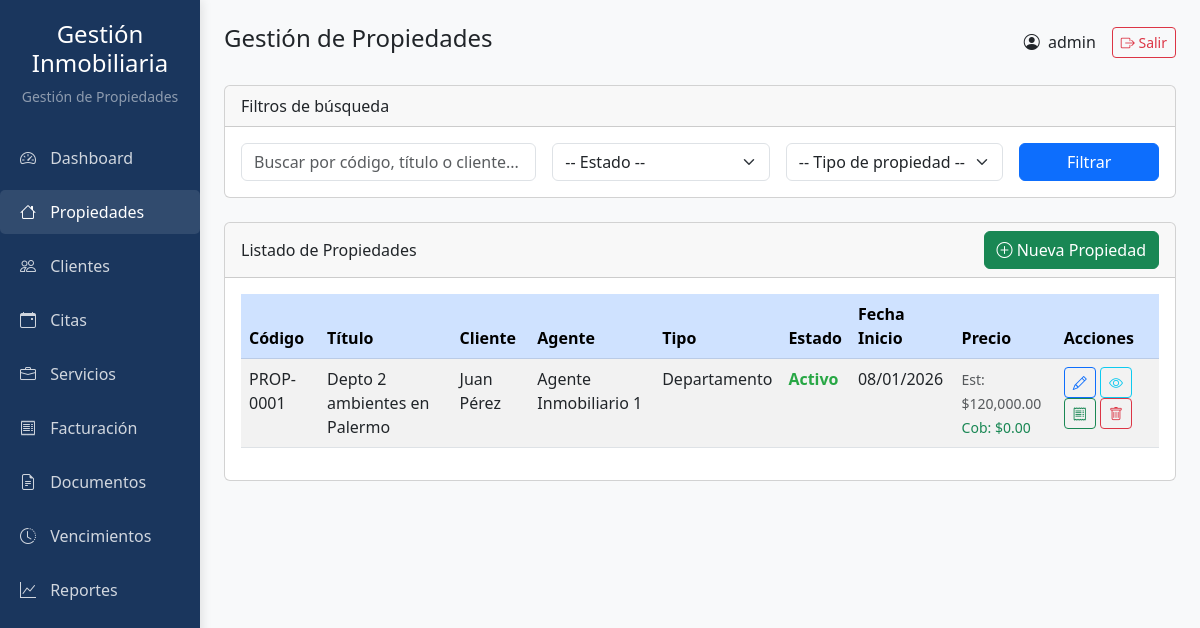
Screenshot of /admin/casos.php (signed in) with the database file from the repository.
### tables this page shows
CREATE TABLE casos (
    id INT AUTO_INCREMENT PRIMARY KEY,
    numero_expediente VARCHAR(50) UNIQUE NOT NULL,  
    cliente_id INT NOT NULL,                        
    abogado_id INT NULL,                            
    especialidad_id INT NOT NULL,                   
    titulo VARCHAR(200) NOT NULL,                   
    descripcion TEXT,
    estado ENUM('activo','pausado','cerrado','archivado') DEFAULT 'activo',
    fecha_inicio DATE NOT NULL,                     
    fecha_cierre DATE NULL,                         
    honorarios_estimados DECIMAL(10,2) DEFAULT 0,   
    honorarios_cobrados DECIMAL(10,2) DEFAULT 0,    
    observaciones TEXT,
    CONSTRAINT fk_casos_cliente FOREIGN KEY (cliente_id) REFERENCES clientes(id) ON DELETE RESTRICT,
    CONSTRAINT fk_casos_agente FOREIGN KEY (abogado_id) REFERENCES usuarios(id) ON DELETE SET NULL,
    CONSTRAINT fk_casos_tipo FOREIGN KEY (especialidad_id) REFERENCES especialidades(id) ON DELETE RESTRICT,
    INDEX idx_casos_estado (estado),
    INDEX idx_casos_fecha (fecha_inicio)
);

CREATE TABLE usuarios (
    id INT AUTO_INCREMENT PRIMARY KEY,
    username VARCHAR(100) NOT NULL UNIQUE,
    password VARCHAR(255) NOT NULL,
    rol ENUM('admin','abogado','secretario','contador') NOT NULL DEFAULT 'abogado',
    nombre VARCHAR(150) NOT NULL,
    email VARCHAR(150),
    ultimo_acceso DATETIME NULL,
    creado_en DATETIME NOT NULL DEFAULT CURRENT_TIMESTAMP,
    INDEX idx_usuarios_rol (rol)
);

CREATE TABLE especialidades (
    id INT AUTO_INCREMENT PRIMARY KEY,
    nombre VARCHAR(150) NOT NULL UNIQUE,
    descripcion TEXT
);

### admin/casos.php (the view, shortened to what this page needs)
<?php
require_once("../includes/db.php");
$busqueda = $_GET['busqueda'] ?? '';
$sql = "SELECT c.*,
               CONCAT(cl.nombre, ' ', cl.apellido) as cliente_nombre,
               u.nombre as abogado_nombre,
               e.nombre as especialidad_nombre
        FROM casos c
        LEFT JOIN clientes cl ON c.cliente_id = cl.id
        LEFT JOIN usuarios u ON c.abogado_id = u.id
        LEFT JOIN especialidades e ON c.especialidad_id = e.id
        WHERE 1=1";
$sql .= " ORDER BY c.fecha_inicio DESC";
$casos = $conn->query($sql);
?>
<!DOCTYPE html>
<html lang="es">
<head>
    <link href="https://cdn.jsdelivr.net/npm/bootstrap@5.3.0/dist/css/bootstrap.min.css" rel="stylesheet">
    <link rel="stylesheet" href="https://cdn.jsdelivr.net/npm/bootstrap-icons@1.10.0/font/bootstrap-icons.css">
</head>
<body>
<div class="container-fluid">
    <div class="row">
        <div class="col-md-2 px-0 sidebar">
            <div class="text-center mb-4">
                <h4 class="text-white">Gestión Inmobiliaria</h4>
                <p class="text-white-50 small">Gestión de Propiedades</p>
            </div>
            <ul class="nav flex-column">
                <li class="nav-item"><a href="panel.php" class="nav-link"><i class="bi bi-speedometer2"></i> Dashboard</a></li>
                <li class="nav-item"><a href="casos.php" class="nav-link active"><i class="bi bi-house"></i> Propiedades</a></li>
                <li class="nav-item"><a href="clientes.php" class="nav-link"><i class="bi bi-people"></i> Clientes</a></li>
                <li class="nav-item"><a href="citas.php" class="nav-link"><i class="bi bi-calendar-event"></i> Citas</a></li>
                <li class="nav-item"><a href="servicios.php" class="nav-link"><i class="bi bi-briefcase"></i> Servicios</a></li>
                <li class="nav-item"><a href="facturacion.php" class="nav-link"><i class="bi bi-receipt"></i> Facturación</a></li>
                <li class="nav-item"><a href="documentos.php" class="nav-link"><i class="bi bi-file-earmark-text"></i> Documentos</a></li>
                <li class="nav-item"><a href="vencimientos.php" class="nav-link"><i class="bi bi-clock-history"></i> Vencimientos</a></li>
                <li class="nav-item"><a href="reportes.php" class="nav-link"><i class="bi bi-graph-up"></i> Reportes</a></li>
            </ul>
        </div>
        <div class="col-md-10 p-4">
            <div class="d-flex justify-content-between align-items-center mb-4">
                <h4>Gestión de Propiedades</h4>
                <div class="d-flex align-items-center">
                    <span class="me-3">
                        <i class="bi bi-person-circle me-1"></i>
                        <?= htmlspecialchars($_SESSION['usuario'] ?? 'Usuario') ?>
                    </span>
                    <a href="../public/logout.php" class="btn btn-sm btn-outline-danger">
                        <i class="bi bi-box-arrow-right"></i> Salir
                    </a>
                </div>
            </div>
            <div class="card mb-4">
                <div class="card-header">Filtros de búsqueda</div>
                <div class="card-body">
                    <form class="row g-3" method="GET">
                        <div class="col-md-4">
                            <input type="text" name="busqueda" class="form-control" placeholder="Buscar por código, título o cliente..." value="<?= htmlspecialchars($busqueda) ?>">
                        </div>
                        <div class="col-md-3">
                            <select name="estado" class="form-select">
                                <option value="">-- Estado --</option>
                            </select>
                        </div>
                        <div class="col-md-3">
                            <select name="especialidad" class="form-select">
                                <option value="">-- Tipo de propiedad --</option>
                            </select>
                        </div>
                        <div class="col-md-2">
                            <button type="submit" class="btn btn-primary w-100">Filtrar</button>
                        </div>
                    </form>
                </div>
            </div>
            <div class="card">
                <div class="card-header d-flex justify-content-between align-items-center">
                    <span>Listado de Propiedades</span>
                    <button class="btn btn-success" data-bs-toggle="modal" data-bs-target="#modalCrearCaso">
                        <i class="bi bi-plus-circle"></i> Nueva Propiedad
                    </button>
                </div>
                <div class="card-body table-responsive">
                    <table class="table table-striped table-hover">
                        <thead class="table-primary">
                            <tr>
                                <th>Código</th>
                                <th>Título</th>
                                <th>Cliente</th>
                                <th>Agente</th>
                                <th>Tipo</th>
                                <th>Estado</th>
                                <th>Fecha Inicio</th>
                                <th>Precio</th>
                                <th>Acciones</th>
                            </tr>
                        </thead>
                        <tbody>
                            <?php if ($casos && $casos->num_rows > 0): ?>
                                <?php while ($caso = $casos->fetch_assoc()): ?>
                                    <tr>
                                        <td><?= htmlspecialchars($caso['numero_expediente']) ?></td>
                                        <td><?= htmlspecialchars($caso['titulo']) ?></td>
                                        <td><?= htmlspecialchars($caso['cliente_nombre']) ?></td>
                                        <td><?= $caso['abogado_nombre'] ? htmlspecialchars($caso['abogado_nombre']) : 'Sin asignar' ?></td>
                                        <td><?= htmlspecialchars($caso['especialidad_nombre']) ?></td>
                                        <td>
                                            <span class="estado-<?= $caso['estado'] ?>">
                                                <?= ucfirst($caso['estado']) ?>
                                            </span>
                                        </td>
                                        <td><?= date('d/m/Y', strtotime($caso['fecha_inicio'])) ?></td>
                                        <td>
                                            <small class="text-muted">Est: $<?= number_format($caso['honorarios_estimados'], 2) ?></small><br>
                                            <small class="text-success">Cob: $<?= number_format($caso['honorarios_cobrados'], 2) ?></small>
                                        </td>
                                        <td>
                                            <a href="editar_caso.php?id=<?= $caso['id'] ?>" class="btn btn-sm btn-outline-primary">
                                                <i class="bi bi-pencil"></i>
                                            </a>
                                            <a href="ver_caso.php?id=<?= $caso['id'] ?>" class="btn btn-sm btn-outline-info">
                                                <i class="bi bi-eye"></i>
                                            </a>
                                            <a class="btn btn-sm btn-outline-success" href="facturacion.php?cliente_id=<?= $caso['cliente_id'] ?>&caso_id=<?= $caso['id'] ?>&open=1">
                                                <i class="bi bi-receipt"></i>
                                            </a>
                                            <button class="btn btn-sm btn-outline-danger" onclick="eliminarCaso(<?= $caso['id'] ?>)">
                                                <i class="bi bi-trash"></i>
                                            </button>
                                        </td>
                                    </tr>
                                <?php endwhile; ?>
                            <?php else: ?>
                                <tr><td colspan="9" class="text-center">No se encontraron propiedades con los filtros actuales.</td></tr>
                            <?php endif; ?>
                        </tbody>
                    </table>
                </div>
            </div>
        </div>
    </div>
</div>
</body>
</html>

### admin/casos.php (style rules this page uses)
:root { --primary-color: #1a365d; --secondary-color: #2d5a87; --accent-color: #4a90e2; --light-gray: #f5f5f5; --white: #ffffff; }
body { background-color: #f8f9fa; font-family: 'Segoe UI', Tahoma, Geneva, Verdana, sans-serif; }
.sidebar { min-height: 100vh; background: var(--primary-color); color: white; padding: 20px 0; box-shadow: 2px 0 10px rgba(0,0,0,0.1); }
.sidebar .nav-link { color: rgba(255,255,255,0.8); padding: 10px 20px; margin: 5px 0; border-radius: 5px; transition: all 0.3s; }
.sidebar .nav-link:hover, .sidebar .nav-link.active { background: rgba(255,255,255,0.1); color: white; }
.sidebar .nav-link i { margin-right: 10px; width: 20px; text-align: center; }
.estado-activo { color: #28a745; font-weight: bold; }

### rows the page displays
casos: numero_expediente "PROP-0001", titulo "Depto 2 ambientes en Palermo", cliente_nombre "Juan Pérez", abogado.nombre "Agente Inmobiliario 1", especialidad.nombre "Departamento", estado "Activo", fecha_inicio "08/01/2026", honorarios_estimados "120,000.00", honorarios_cobrados "0.00"

### other values shown
$_SESSION['usuario'] "admin"
